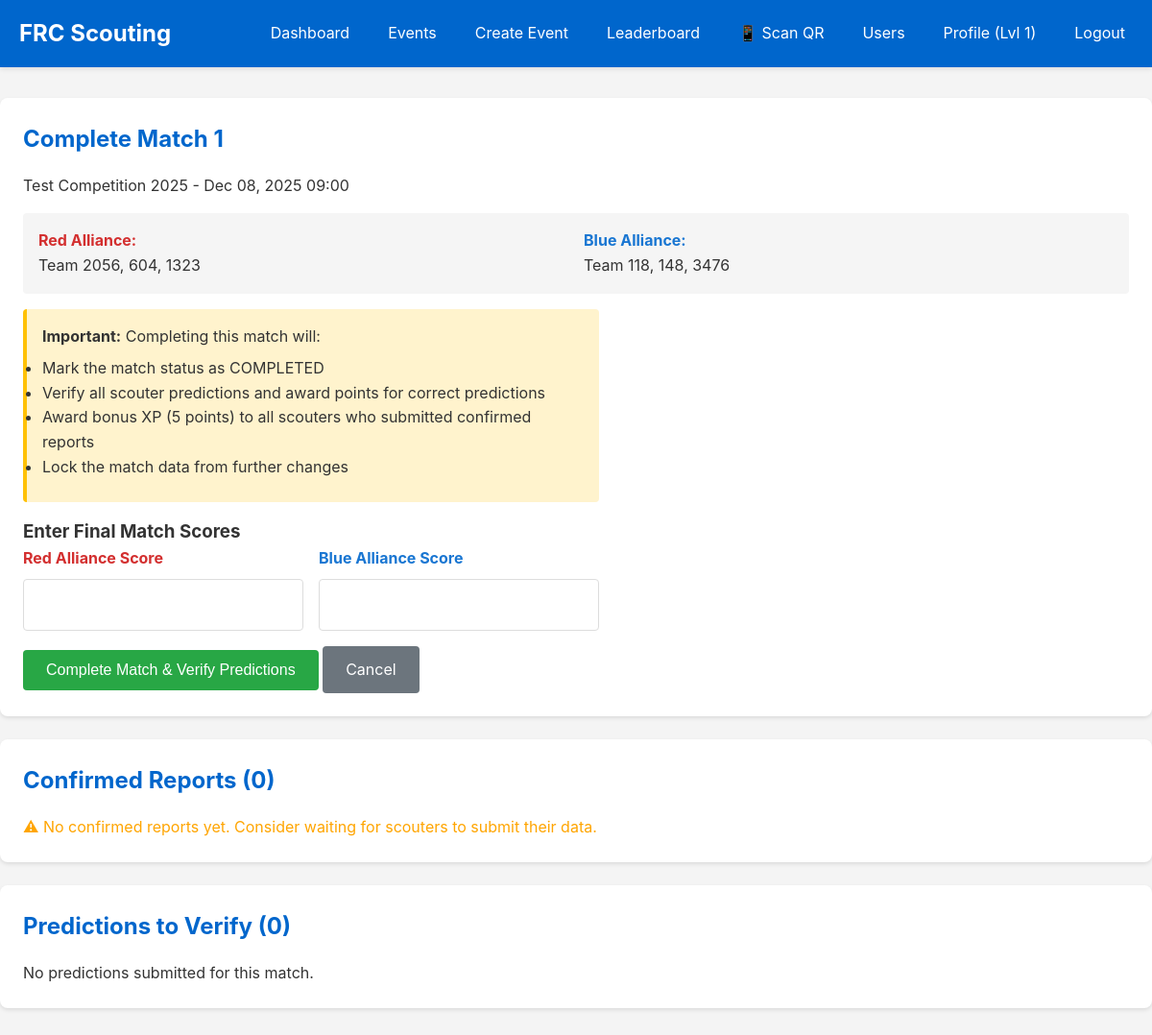
Screenshot of /scouting/complete/96/ (signed in) with the database file from the repository.
### accounts/models.py (models this page shows, shortened)
class UserProfile(models.Model):
    ROLE_CHOICES = [
        ('ADMIN', 'Administrator'),
        ('STRATEGIST', 'Strategist'),
        ('SCOUTER', 'Scouter'),
    ]
    user = models.OneToOneField(User, on_delete=models.CASCADE, related_name='profile')
    role = models.CharField(max_length=20, choices=ROLE_CHOICES, default='SCOUTER')
    prediction_points = models.IntegerField(default=0)
    experience_points = models.IntegerField(default=0)
    level = models.IntegerField(default=1)
    created_at = models.DateTimeField(auto_now_add=True)
    updated_at = models.DateTimeField(auto_now=True)
    def can_manage_users(self):
        return self.role == 'ADMIN'
    def can_manage_events(self):
        return self.role in ['ADMIN', 'STRATEGIST']

### events/models.py (models this page shows, shortened)
class Match(models.Model):
    MATCH_TYPES = [
        ('QUAL', 'Qualification'),
        ('PLAYOFF', 'Playoff'),
    ]
    STATUS_CHOICES = [
        ('UPCOMING', 'Upcoming'),
        ('IN_PROGRESS', 'In Progress'),
        ('COMPLETED', 'Completed'),
        ('ALL_SUBMITTED', 'All Data Submitted'),
    ]
    event = models.ForeignKey(Event, on_delete=models.CASCADE, related_name='matches')
    match_number = models.IntegerField()
    match_type = models.CharField(max_length=10, choices=MATCH_TYPES, default='QUAL')
    scheduled_time = models.DateTimeField()
    tba_match_key = models.CharField(max_length=50, unique=True, null=True, blank=True, help_text="TBA match key")
    comp_level = models.CharField(max_length=10, blank=True, help_text="Competition level: qm, qf, sf, f")
    set_number = models.IntegerField(default=1, help_text="Set number for playoff matches")
    actual_time = models.DateTimeField(null=True, blank=True, help_text="Actual match start time")
    predicted_time = models.DateTimeField(null=True, blank=True, help_text="TBA predicted start time")
    red_1 = models.ForeignKey(Team, on_delete=models.CASCADE, related_name='red1_matches')
    red_2 = models.ForeignKey(Team, on_delete=models.CASCADE, related_name='red2_matches')
    red_3 = models.ForeignKey(Team, on_delete=models.CASCADE, related_name='red3_matches')
    blue_1 = models.ForeignKey(Team, on_delete=models.CASCADE, related_name='blue1_matches')
    blue_2 = models.ForeignKey(Team, on_delete=models.CASCADE, related_name='blue2_matches')
    blue_3 = models.ForeignKey(Team, on_delete=models.CASCADE, related_name='blue3_matches')
    status = models.CharField(max_length=20, choices=STATUS_CHOICES, default='UPCOMING')
    red_score = models.IntegerField(null=True, blank=True)
    blue_score = models.IntegerField(null=True, blank=True)
    winner = models.CharField(max_length=10, choices=[('RED', 'Red'), ('BLUE', 'Blue'), ('TIE', 'Tie')], null=True, blank=True)
    created_at = models.DateTimeField(auto_now_add=True)
    updated_at = models.DateTimeField(auto_now=True)
    class Meta:
        unique_together = ['event', 'match_number', 'match_type', 'comp_level', 'set_number']
        ordering = ['scheduled_time', 'match_number']

class Event(models.Model):
    name = models.CharField(max_length=200)
    event_code = models.CharField(max_length=50, unique=True)
    location = models.CharField(max_length=200)
    start_date = models.DateField()
    end_date = models.DateField()
    api_source = models.CharField(max_length=20, choices=[('TBA', 'The Blue Alliance'), ('FIRST', 'FIRST API')], default='TBA')
    tba_event_key = models.CharField(max_length=50, unique=True, null=True, blank=True, help_text="TBA event key (e.g., '2024casj')")
    week = models.IntegerField(null=True, blank=True, help_text="Competition week number")
    event_type = models.IntegerField(null=True, blank=True, help_text="Event type code from TBA")
    event_type_string = models.CharField(max_length=50, blank=True, help_text="Event type (e.g., 'Regional', 'District')")
    auto_rotation_enabled = models.BooleanField(default=False)
    rotation_interval = models.IntegerField(default=5, help_text="Number of matches before rotating scouters")
    created_at = models.DateTimeField(auto_now_add=True)
    updated_at = models.DateTimeField(auto_now=True)
    class Meta:
        ordering = ['-start_date']

class Team(models.Model):
    team_number = models.IntegerField()
    team_name = models.CharField(max_length=200, blank=True)
    event = models.ForeignKey(Event, on_delete=models.CASCADE, related_name='teams')
    nickname = models.CharField(max_length=200, blank=True, help_text="Team nickname from TBA")
    city = models.CharField(max_length=100, blank=True)
    state_prov = models.CharField(max_length=100, blank=True)
    country = models.CharField(max_length=100, blank=True)
    rookie_year = models.IntegerField(null=True, blank=True)
    epa = models.FloatField(null=True, blank=True, help_text="Expected Points Added")
    win_rate = models.FloatField(null=True, blank=True)
    last_metrics_update = models.DateTimeField(null=True, blank=True)
    class Meta:
        unique_together = ['team_number', 'event']
        ordering = ['team_number']

### scouting/views.py (the view, shortened to what this page needs)
# urls.py: path('complete/<int:match_id>/', views.complete_match_view, name='complete_match'),
@strategist_or_admin_required
def complete_match_view(request, match_id):
    match = get_object_or_404(Match, id=match_id)
    reports = match.scouting_reports.filter(confirmed=True).select_related('scouter', 'team')
    predictions = match.predictions.all().select_related('scouter')
    context = {
        'match': match,
        'reports': reports,
        'predictions': predictions,
    }
    return render(request, 'scouting/complete_match.html', context)

### scouting/templates/scouting/complete_match.html (shortened to what this page needs)
{% extends 'base.html' %}
{% block content %}
<div class="card">
    <h2>Complete Match {{ match.match_number }}</h2>
    <p>{{ match.event.name }} - {{ match.scheduled_time|date:"M d, Y H:i" }}</p>
    <div style="display: grid; grid-template-columns: repeat(2, 1fr); gap: 1rem; margin: 1rem 0; padding: 1rem; background: #f5f5f5; border-radius: 4px;">
        <div>
            <strong style="color: #d32f2f;">Red Alliance:</strong><br>
            Team {{ match.red_1.team_number }}, {{ match.red_2.team_number }}, {{ match.red_3.team_number }}
        </div>
        <div>
            <strong style="color: #1976d2;">Blue Alliance:</strong><br>
            Team {{ match.blue_1.team_number }}, {{ match.blue_2.team_number }}, {{ match.blue_3.team_number }}
        </div>
    </div>
    {% if match.status == 'COMPLETED' %}
    <div style="background: #d4edda; padding: 1rem; border-radius: 4px; border-left: 4px solid #28a745; margin: 1rem 0;">
        <strong>✓ Match Already Completed</strong><br>
        Winner: <strong>{{ match.winner }} Alliance</strong><br>
        Score: {{ match.red_score }} - {{ match.blue_score }}
    </div>
    <a href="{% url 'view_match_reports' match.id %}" class="btn" style="background: #6c757d;">Back to Reports</a>
    {% else %}
    <form method="post">
        <div style="background: #fff3cd; padding: 1rem; border-radius: 4px; border-left: 4px solid #ffc107; margin: 1rem 0;">
            <strong>Important:</strong> Completing this match will:
            <ul style="margin: 0.5rem 0;">
                <li>Mark the match status as COMPLETED</li>
                <li>Verify all scouter predictions and award points for correct predictions</li>
                <li>Award bonus XP (5 points) to all scouters who submitted confirmed reports</li>
                <li>Lock the match data from further changes</li>
            </ul>
        </div>
        <h3>Enter Final Match Scores</h3>
        <div style="display: grid; grid-template-columns: repeat(2, 1fr); gap: 1rem;">
            <div class="form-group">
                <label for="red_score" style="color: #d32f2f; font-weight: bold;">Red Alliance Score</label>
                <input type="number" id="red_score" name="red_score" required min="0"
                       value="{{ match.red_score|default:'' }}"
                       style="font-size: 1.5rem; font-weight: bold;">
            </div>
            <div class="form-group">
                <label for="blue_score" style="color: #1976d2; font-weight: bold;">Blue Alliance Score</label>
                <input type="number" id="blue_score" name="blue_score" required min="0"
                       value="{{ match.blue_score|default:'' }}"
                       style="font-size: 1.5rem; font-weight: bold;">
            </div>
        </div>
        <button type="submit" class="btn btn-success">Complete Match & Verify Predictions</button>
        <a href="{% url 'view_match_reports' match.id %}" class="btn" style="background: #6c757d;">Cancel</a>
    </form>
    {% endif %}
</div>
<div class="card">
    <h2>Confirmed Reports ({{ reports.count }})</h2>
    {% if reports %}
    <table>
        <thead>
            <tr>
                <th>Scouter</th>
                <th>Team</th>
                <th>Rating</th>
                <th>Confirmed By</th>
            </tr>
        </thead>
        <tbody>
            {% for report in reports %}
            <tr>
                <td>{{ report.scouter.username }}</td>
                <td><strong>{{ report.team.team_number }}</strong></td>
                <td>{{ report.overall_rating }}/10</td>
                <td>{{ report.confirmed_by.username }}</td>
            </tr>
            {% endfor %}
        </tbody>
    </table>
    <p style="color: green; margin-top: 1rem;">
        ✓ All {{ reports.count }} scouters will receive +5 bonus XP when match is completed
    </p>
    {% else %}
    <p style="color: orange;">⚠ No confirmed reports yet. Consider waiting for scouters to submit their data.</p>
    {% endif %}
</div>
<div class="card">
    <h2>Predictions to Verify ({{ predictions.count }})</h2>
    {% if predictions %}
    <table>
        <thead>
            <tr>
                <th>Scouter</th>
                <th>Predicted Winner</th>
                <th>Current Status</th>
            </tr>
        </thead>
        <tbody>
            {% for prediction in predictions %}
            <tr>
                <td>{{ prediction.scouter.username }}</td>
                <td style="color: {% if prediction.predicted_winner == 'RED' %}#d32f2f{% else %}#1976d2{% endif %}; font-weight: bold;">
                    {{ prediction.predicted_winner }} Alliance
                </td>
                <td>
                    {% if prediction.is_correct is None %}
                    <span style="color: gray;">Awaiting verification</span>
                    {% elif prediction.is_correct %}
                    <span style="color: green;">✓ Correct (verified)</span>
                    {% else %}
                    <span style="color: red;">✗ Incorrect (verified)</span>
                    {% endif %}
                </td>
            </tr>
            {% endfor %}
        </tbody>
    </table>
    <p style="color: blue; margin-top: 1rem;">
        ℹ Scouters with correct predictions will receive +1 prediction point
    </p>
    {% else %}
    <p>No predictions submitted for this match.</p>
    {% endif %}
</div>
{% endblock %}

### templates/base.html (shortened to what this page needs)
<!DOCTYPE html>
<html lang="en">
<head>
</head>
<body>
    <nav>
        <div class="container">
            <h1>FRC Scouting</h1>
            {% if user.is_authenticated %}
            <ul>
                <li><a href="{% url 'dashboard' %}">Dashboard</a></li>
                <li><a href="{% url 'event_list' %}">Events</a></li>
                {% if user.profile.can_manage_events %}
                <li><a href="{% url 'create_event' %}">Create Event</a></li>
                {% endif %}
                <li><a href="{% url 'leaderboard' %}">Leaderboard</a></li>
                {% if user.profile.can_manage_events %}
                <li><a href="{% url 'scan_qr_code' %}">📱 Scan QR</a></li>
                {% endif %}
                {% if user.profile.can_manage_users %}
                <li><a href="{% url 'user_management' %}">Users</a></li>
                {% endif %}
                <li><a href="{% url 'profile' %}">Profile (Lvl {{ user.profile.level }})</a></li>
                <li><a href="{% url 'logout' %}">Logout</a></li>
            </ul>
            {% endif %}
        </div>
    </nav>
    <div class="container main-content">
        {% block content %}{% endblock %}
    </div>
</body>
</html>

### templates/base.html (style rules this page uses)
* { margin: 0; padding: 0; box-sizing: border-box; }
body { font-family: -apple-system, BlinkMacSystemFont, 'Segoe UI', Roboto, Oxygen, Ubuntu, Cantarell, sans-serif; line-height: 1.6; color: #333; background: #f4f4f4; }
.container { max-width: 1200px; margin: 0 auto; padding: 0 20px; }
nav { background: #0066cc; color: white; padding: 1rem 0; box-shadow: 0 2px 5px rgba(0,0,0,0.1); }
nav .container { display: flex; justify-content: space-between; align-items: center; flex-wrap: wrap; }
nav h1 { font-size: 1.5rem; }
nav ul { list-style: none; display: flex; gap: 1.5rem; flex-wrap: wrap; }
nav a { color: white; text-decoration: none; padding: 0.5rem; transition: background 0.3s; }
.main-content { padding: 2rem 0; }
.card { background: white; padding: 1.5rem; margin-bottom: 1.5rem; border-radius: 8px; box-shadow: 0 2px 4px rgba(0,0,0,0.1); }
.card h2 { margin-bottom: 1rem; color: #0066cc; }
.btn { display: inline-block; padding: 0.75rem 1.5rem; background: #0066cc; color: white; text-decoration: none; border: none; border-radius: 4px; cursor: pointer; font-size: 1rem; transition: background 0.3s; }
.btn-success { background: #28a745; }
form { max-width: 600px; }
.form-group { margin-bottom: 1rem; }
label { display: block; margin-bottom: 0.5rem; font-weight: 500; }
input[type="text"], input[type="password"], input[type="email"], input[type="number"], input[type="date"], input[type="datetime-local"], select, textarea { width: 100%; padding: 0.75rem; border: 1px solid #ddd; border-radius: 4px; font-size: 1rem; }

### rows the page displays
Match: match_number "1", event.name "Test Competition 2025", scheduled_time "Dec 08, 2025 09:00", red_1.team_number "2056", red_2.team_number "604", red_3.team_number "1323", blue_1.team_number "118", blue_2.team_number "148", blue_3.team_number "3476"

### other values shown
{{ user.profile.level }} "1"
{{ reports.count }} "0"
{{ predictions.count }} "0"
